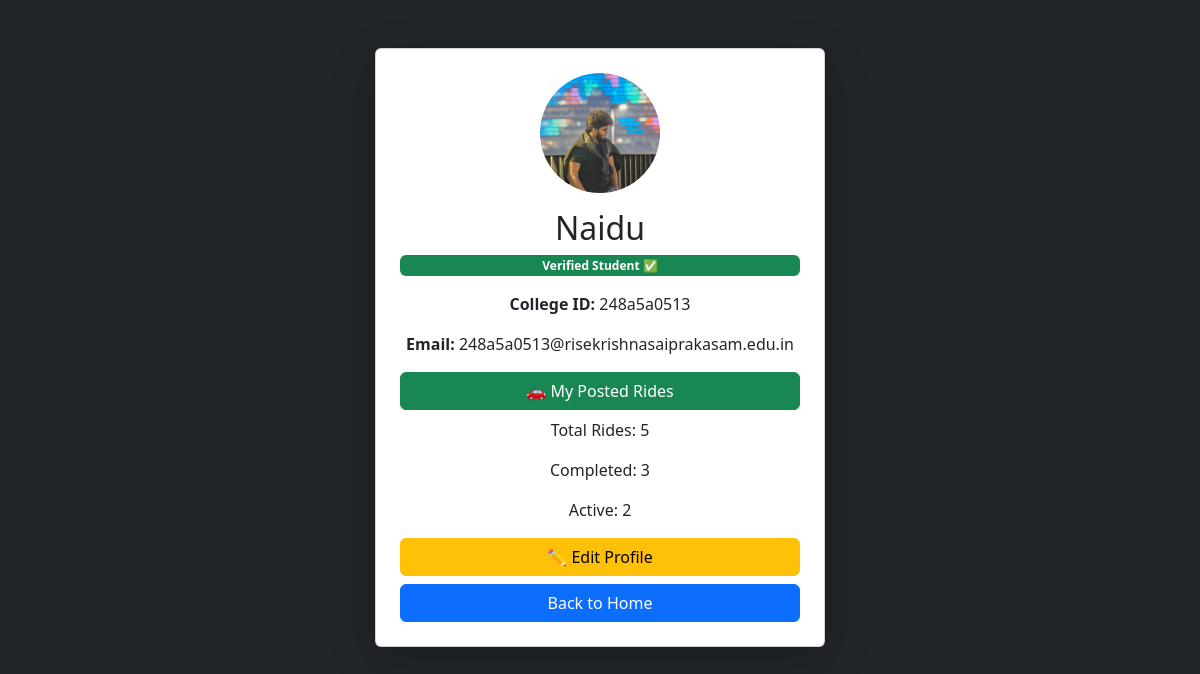
Screenshot of /profile (signed in) with the database file from the repository.
### tables this page shows
CREATE TABLE users (
    id INTEGER PRIMARY KEY AUTOINCREMENT,
    username TEXT,
    password TEXT,
    image TEXT,
    college_id TEXT,
    email TEXT
);

### app.py (the view)
@app.route("/profile")
def profile():
    if "user" not in session:
        return redirect("/login")
    username = session["user"]
    conn = connect_db()
    cursor = conn.cursor()
    cursor.execute(
        "SELECT username, image, college_id, email FROM users WHERE username=?",
        (username,)
    )
    user = cursor.fetchone()
    cursor.execute(
        "SELECT COUNT(*) FROM rides WHERE username=?",
        (username,)
    )
    total_rides = cursor.fetchone()[0]
    cursor.execute(
        "SELECT COUNT(*) FROM rides WHERE username=? AND completed=1",
        (username,)
    )
    completed_rides = cursor.fetchone()[0]
    active_rides = total_rides - completed_rides
    conn.close()
    return render_template(
        "profile.html",
        user=user,
        total_rides=total_rides,
        completed_rides=completed_rides,
        active_rides=active_rides
    )

### app.py (called while the page is built)
def connect_db():
    return sqlite3.connect("rides.db")

### templates/profile.html (shortened to what this page needs)
<!DOCTYPE html>
<html lang="en">
<head>
    <link href="https://cdn.jsdelivr.net/npm/bootstrap@5.3.3/dist/css/bootstrap.min.css" rel="stylesheet">
</head>
<body class="bg-dark text-white">
<div class="container py-5">
    <div class="card mx-auto shadow-lg p-4 text-center" style="max-width: 450px;">
        <img src="{{ url_for('uploaded_file', filename=user[1]) }}"
             width="120"
             height="120"
             class="rounded-circle mx-auto mb-3"
             style="object-fit:cover;">
        <h2 class="text-dark">
            {{ user[0] }}
        </h2>
        <span class="badge bg-success mb-3">
            Verified Student ✅
        </span>
        <p class="text-dark">
            <strong>College ID:</strong> {{ user[2] }}
        </p>
        <p class="text-dark">
            <strong>Email:</strong> {{ user[3] }}
        </p>
        <a href="/myrides" class="btn btn-success mb-2">
            🚗 My Posted Rides
        </a>
        <p>Total Rides: {{ total_rides }}</p>
        <p>Completed: {{ completed_rides }}</p>
        <p>Active: {{ active_rides }}</p>
        <a href="/edit_profile"class="btn btn-warning w-100 mb-2">✏️ Edit Profile</a>
        <a href="/" class="btn btn-primary">
            Back to Home
        </a>
    </div>
</div>
</body>
</html>

### rows the page displays
users: image (picture), username "Naidu", college "248a5a0513", email "248a5a0513@risekrishnasaiprakasam.edu.in"

### other values shown
{{ total_rides }} "5"
{{ completed_rides }} "3"
{{ active_rides }} "2"
